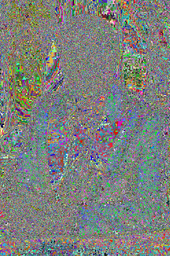
#> input picture 2019/portrait_colore.png, 170 x 256 px, shrunk from 495 x 745 before the run
$ python portrait_colore.py
#> lines starting #> are read from the running program, lines starting #| are printed output that depends on the picture
from PIL import Image

def inverse(a):
	return a[::-1]

def getInverse(a):
	b = "{0:b}".format(a)
	if len(b) < 8:
		for i in (0, 8 - len(b)):
			b = '0' + b

	inverseNb = inverse(b)

	return int(inverseNb,2)


im = Image.open("portrait_colore.png")
#> im is the input picture: PIL image 170x256 RGB; mean R, G, B 124.1, 127.7, 124.4

px = im.load()

pixels = list(im.getdata())
#> pixels = 43520 items
width, height = im.size
#> width = 170; height = 256

pixels = [pixels[i * width:(i + 1) * width] for i in range(height)]
#> pixels = 256 items

for x in range(height):
	for y in range(width):
		pixel = pixels[x][y]

		r = pixel[0]
		g = pixel[1]
		b = pixel[2]


		rI = getInverse(r)
		gI = getInverse(g)
		bI = getInverse(b)

		px[y,x] = (rI,gI,bI)
		# im.putpixel((y,x), (r,g,b))

im.save("new_image.png")
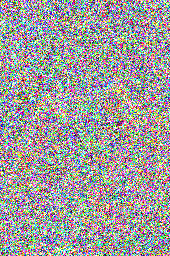
#> saved as new_image.png: PIL image 170x256 RGB; mean R, G, B 158.5, 156.2, 156.7
im.show()
